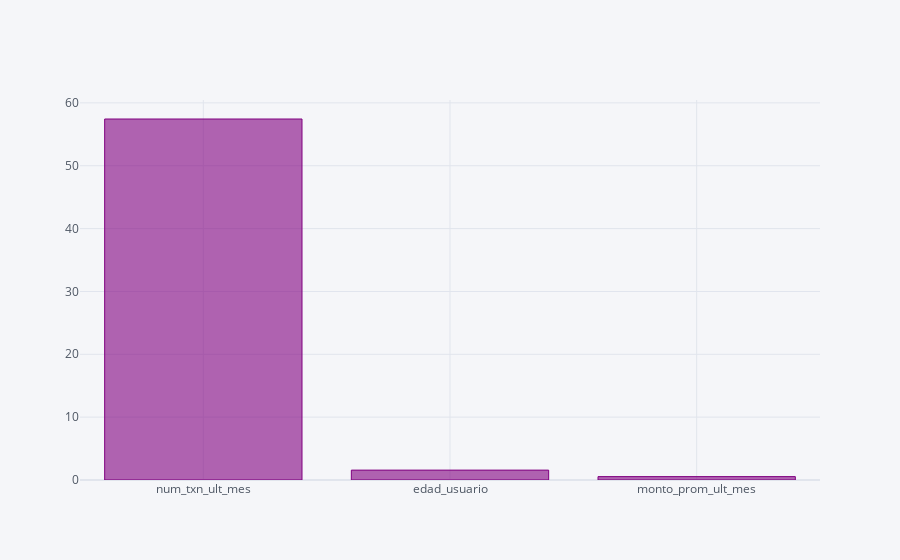

The notebook cell this image was saved under:
### Code cell
pd.DataFrame(zip(best,sk.scores_),
columns=['var','score']).sort_values(by='score',ascending=False).set_index('var').iplot(kind='bar',color='purple')

### Figure 1 — Plotly figure (JSON) as saved in the notebook; plotly's stock layout.template omitted (floating-point values rounded to 4 significant figures)
{"data": [{"marker": {"color": "rgba(128, 0, 128, 0.6)", "line": {"color": "rgba(128, 0, 128, 1.0)", "width": 1}}, "name": "score", "orientation": "v", "text": "", "type": "bar", "x": ["num_txn_ult_mes", "edad_usuario", "monto_prom_ult_mes"], "y": [57.44, 1.573, 0.5378]}], "layout": {"legend": {"bgcolor": "#F5F6F9", "font": {"color": "#4D5663"}}, "paper_bgcolor": "#F5F6F9", "plot_bgcolor": "#F5F6F9", "title": {"font": {"color": "#4D5663"}}, "xaxis": {"gridcolor": "#E1E5ED", "showgrid": true, "tickfont": {"color": "#4D5663"}, "title": {"font": {"color": "#4D5663"}, "text": ""}, "zerolinecolor": "#E1E5ED"}, "yaxis": {"gridcolor": "#E1E5ED", "showgrid": true, "tickfont": {"color": "#4D5663"}, "title": {"font": {"color": "#4D5663"}, "text": ""}, "zerolinecolor": "#E1E5ED"}}}
